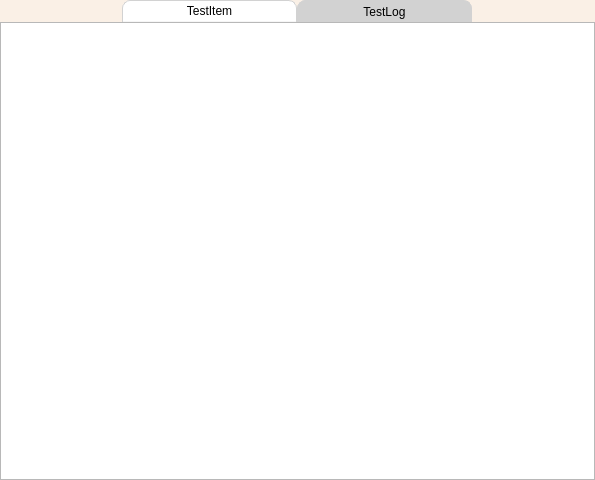
<?xml version="1.0" encoding="UTF-8"?>
<ui version="4.0">
 <class>Form</class>
 <widget class="QWidget" name="Form">
  <property name="geometry">
   <rect>
    <x>0</x>
    <y>0</y>
    <width>595</width>
    <height>480</height>
   </rect>
  </property>
  <property name="windowTitle">
   <string>Form</string>
  </property>
  <property name="styleSheet">
   <string notr="true">.QWidget{
	background-color: rgb(250,240,230);
}
.QTabWidget::pane{
	background:rgb(246, 246, 246);
	border-top-color:transparent;
margin:0px;
}
.QTabWidget::tab-bar{
	background:rgb(0, 0, 0);
	subcontrol-position:center;
}
.QTabBar::tab{
	width:173px;/*宽度根据实际需要进行调整*/
	height:20px;
	background:rgb(210, 210, 210);
	border: 1px solid rgb(210, 210, 210);
	border-top-left-radius: 8px;
	border-top-right-radius: 8px;
}
.QTabBar::tab:selected{
	background:rgb(255, 255, 255);
	border-bottom-color:rgb(246, 246, 246);
}
.QTabBar::tab:!selected{
	background:qlineargradient(spread:pad, x1:0, y1:0, x2:0, y2:0; stop:0 rgba(240, 240, 240, 255), stop:0.5 rgba(210, 210, 210, 255), stop:1 rgba(225, 225, 225, 255));
}
</string>
  </property>
  <layout class="QHBoxLayout" name="horizontalLayout">
   <property name="spacing">
    <number>0</number>
   </property>
   <property name="leftMargin">
    <number>0</number>
   </property>
   <property name="topMargin">
    <number>0</number>
   </property>
   <property name="rightMargin">
    <number>0</number>
   </property>
   <property name="bottomMargin">
    <number>0</number>
   </property>
   <item>
    <widget class="QTabWidget" name="tabWidget_2">
     <property name="currentIndex">
      <number>0</number>
     </property>
     <widget class="QWidget" name="tab_3">
      <attribute name="title">
       <string>TestItem</string>
      </attribute>
      <layout class="QVBoxLayout" name="verticalLayout">
       <property name="spacing">
        <number>0</number>
       </property>
       <property name="leftMargin">
        <number>0</number>
       </property>
       <property name="topMargin">
        <number>0</number>
       </property>
       <property name="rightMargin">
        <number>0</number>
       </property>
       <property name="bottomMargin">
        <number>0</number>
       </property>
       <item>
        <widget class="QTableWidget" name="tableWidget"/>
       </item>
      </layout>
     </widget>
     <widget class="QWidget" name="tab_4">
      <attribute name="title">
       <string>TestLog</string>
      </attribute>
      <layout class="QHBoxLayout" name="horizontalLayout_2">
       <property name="spacing">
        <number>0</number>
       </property>
       <property name="leftMargin">
        <number>0</number>
       </property>
       <property name="topMargin">
        <number>0</number>
       </property>
       <property name="rightMargin">
        <number>0</number>
       </property>
       <property name="bottomMargin">
        <number>0</number>
       </property>
       <item>
        <widget class="QTextEdit" name="textEdit">
         <property name="readOnly">
          <bool>true</bool>
         </property>
        </widget>
       </item>
      </layout>
     </widget>
    </widget>
   </item>
  </layout>
 </widget>
 <resources/>
 <connections/>
</ui>
